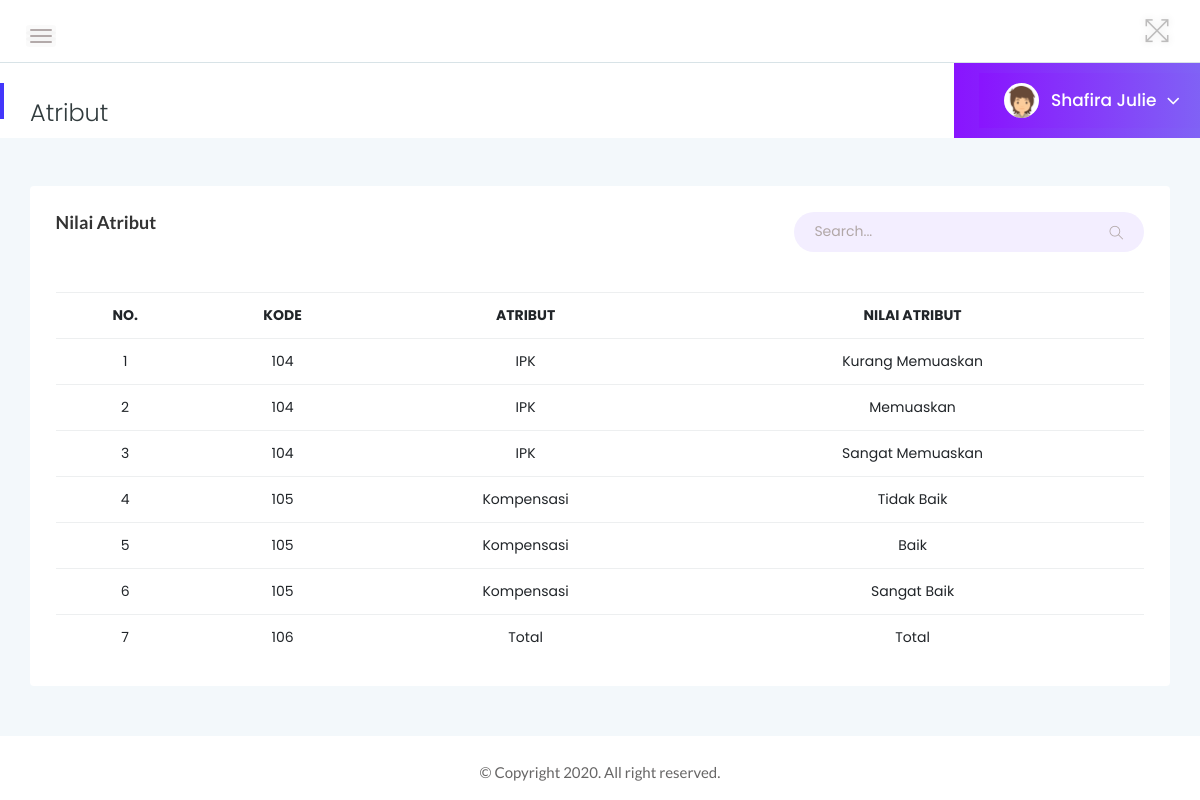
Page /admin/nilai_atribut/index.php (signed in) on the committed database.
### tables this page shows
CREATE TABLE `user` (
  `username` varchar(50) NOT NULL,
  `password` varchar(20) NOT NULL,
  `level` enum('Administrator','Mahasiswa') NOT NULL,
  `nama_lengkap` varchar(200) NOT NULL,
  `nim` varchar(50) DEFAULT NULL
);

CREATE TABLE `nilai_atribut` (
  `id_data_atribut` int(11) NOT NULL,
  `id_atribut2` int(5) NOT NULL,
  `nilai` varchar(30) NOT NULL
);

CREATE TABLE `atribut` (
  `id_atribut` int(5) NOT NULL,
  `atribut` varchar(30) NOT NULL
);

### admin/nilai_atribut/index.php (the view, shortened to what this page needs)
<?php
  include('../../connection.php');
?>
<!doctype html>
<html class="no-js" lang="en">
    <head>
    <link rel="stylesheet" href="../../assets/css/bootstrap.min.css">
    <link rel="stylesheet" href="../../assets/css/font-awesome.min.css">
    <link rel="stylesheet" href="../../assets/css/themify-icons.css">
    <link rel="stylesheet" href="../../assets/css/metisMenu.css">
    <link rel="stylesheet" href="../../assets/css/owl.carousel.min.css">
    <link rel="stylesheet" href="../../assets/css/slicknav.min.css">
    <link rel="stylesheet" href="https://www.amcharts.com/lib/3/plugins/export/export.css" type="text/css" media="all" />
    <link rel="stylesheet" href="../../assets/css/typography.css">
    <link rel="stylesheet" href="../../assets/css/default-css.css">
    <link rel="stylesheet" href="../../assets/css/styles.css">
    <link rel="stylesheet" href="../../assets/css/responsive.css">
    </head>
    <body>
        <div class="page-container">
            <div class="main-content">
                <div class="header-area">
                    <div class="row align-items-center">
                        <div class="col-md-6 col-sm-8 clearfix">
                            <div class="nav-btn pull-left">
                                <span></span>
                                <span></span>
                                <span></span>
                            </div>
                        </div>
                        <div class="col-md-6 col-sm-4 clearfix">
                            <ul class="notification-area pull-right">
                                <li id="full-view"><i class="ti-fullscreen"></i></li>
                            </ul>
                        </div>
                    </div>
                </div>
                <div class="page-title-area">
                    <div class="row align-items-center">
                        <div class="col-sm-6">
                            <div class="breadcrumbs-area clearfix">
                                <h4 class="page-title pull-left">Atribut</h4>
                            </div>
                        </div>
                        <div class="col-sm-6 clearfix">
                            <ul class="user-profile pull-right">
                                <li class="dropdown">
                                <?php
                                    $sesi = $_SESSION['username'];
                                    $query="SELECT nama_lengkap FROM user WHERE username='$sesi'";
                                    $result=mysqli_query($connection,$query);
                                    $row=mysqli_fetch_assoc($result);
                                    $namalengkap=$row['nama_lengkap'];
                                ?>
                                    <div class="user-profile pull-right">
                                        <img class="avatar user-thumb" src="../../assets/images/author/avatar.png" alt="avatar">
                                        <h4 class="user-name dropdown-toggle" data-toggle="dropdown"><?php echo $namalengkap; ?><i class="fa fa-angle-down"></i></h4>
                                    </div>
                                </li>
                            </ul>
                        </div>
                    </div>
                </div>
                <div class="main-content-inner">
                <div class="col-12 mt-5">
                    <div class="card">
                        <div class="card-body">
                          <div class="search-box pull-right">
                            <form action="#">
                              <input type="text" name="cari" placeholder="Search..." required>
                              <i class="ti-search"></i>
                            </form>
                          </div>
                          <h4 class="header-title">Nilai Atribut</h4>
                          <br><br>
                          <div class="single-table">
                            <div class="table-responsive">
                              <table class="table table-hover progress-table text-center" id="tabledit">
                                <thead class="text-uppercase">
                                  <tr>
                                    <td><b>No.</b></td>
                                    <td><b>Kode</b></td>
                                    <td><b>Atribut</b></td>
                                    <td><b>Nilai Atribut</b></td>
                                  </tr>
                                </thead>
                                <tbody>
                                  <tr>
                                    <?php
                                      if(isset($_GET['cari'])){
                                        $cari = $_GET['cari'];
                                        $data = mysqli_query($connection,"SELECT id_data_atribut, atribut,nilai,id_atribut2 FROM nilai_atribut INNER JOIN atribut ON id_atribut2=id_atribut where atribut like '%$cari%' or nilai like '%$cari%' or id_atribut2 like '%$cari%'");
                                      }else{
                                        $data = mysqli_query($connection,"SELECT id_data_atribut, atribut,nilai,id_atribut2 FROM nilai_atribut INNER JOIN atribut ON id_atribut2=id_atribut");
                                      }
                                      $no = 1;
                                      if(mysqli_num_rows($data) > 0) {
                                        while($d = mysqli_fetch_array($data)){
                                    ?>
                                    <td><?php echo $no++; ?></td>
                                    <td><?php echo $d['id_atribut2']; ?></td>
                                    <td><?php echo $d['atribut']; ?></td>
                                    <td><?php echo $d['nilai']; ?></td>
                                  </tr>
                                  <?php
                                      }
                                    } else {
                                      echo "<tr><td colspan=\"9\" align=\"center\">Data tidak ditemukan</td></tr>";
                                    }
                                  ?>
                                </tbody>
                              </table>
                            </div>
                          </div>
                        </div>
              </div>
            </div>
          </div>
        </div>
          <footer>
              <div class="footer-area">
                  <p>© Copyright 2020. All right reserved.</p>
              </div>
          </footer>
      </div>
    </body>
</html>

### assets/css/styles.css (style rules this page uses)
.page-container { width: 100%; height: 100%; min-height: 100vh; padding-left: 280px; -webkit-transition: padding-left 0.3s ease 0s; transition: padding-left 0.3s ease 0s; }
.sbar_collapsed.page-container { padding-left: 0; }
.card { border: none; border-radius: 4px; background-color: #fff; -webkit-transition: all 0.3s ease 0s; transition: all 0.3s ease 0s; }
.card-body { text-align: left; padding: 25.6px; padding: 1.6rem; font-family: 'Poppins', sans-serif; }
.main-content { width: 100%; background: #F3F8FB; }
.main-content-inner { padding: 30px 30px 50px; text-align: center; }
.main-content-inner .header-title, .alert, form { text-align: left; }
.header-area { padding: 15px 30px; background: #fff; border-bottom: 1px solid #d8e3e7; }
.nav-btn { margin: 10px 30px 0 0; cursor: pointer; }
.nav-btn span { display: block; width: 22px; height: 2px; background: #b3aaaa; margin: 4px 0; border-radius: 15px; -webkit-transition: all 0.3s ease 0s; transition: all 0.3s ease 0s; box-shadow: 0 0 0 4px rgba(99, 96, 96, 0.03); }
.nav-btn span:nth-child(2) { opacity: 0; }
.nav-btn span:first-child { -webkit-transform: rotate(45deg)translate(5px, 5px); transform: rotate(45deg)translate(5px, 5px); }
.nav-btn span:last-child { -webkit-transform: rotate(-45deg)translate(3px, -3px); transform: rotate(-45deg)translate(3px, -3px); }
.sbar_collapsed .nav-btn span { transform: none; opacity: 1; }
.search-box form { position: relative; }
.search-box input { width: 350px; border-radius: 33px; border: none; height: 40px; padding-left: 20px; padding-right: 40px; letter-spacing: 0; background: #f3eeff; }
.search-box form i { position: absolute; right: 21px; top: 14px; font-size: 14px; color: #b1a7a7; }
.notification-area { -webkit-user-select: none; -moz-user-select: none; -ms-user-select: none; user-select: none; position: relative; z-index: 1; }
.notification-area li { display: inline-block; margin-left: 20px; cursor: pointer; -webkit-user-select: none; -moz-user-select: none; -ms-user-select: none; user-select: none; }
.notification-area li>i { font-size: 26px; color: #bdbcbc; vertical-align: middle; text-shadow: 0 0 8px rgba(0, 0, 0, 0.12); -webkit-transition: color 0.3s ease 0s; transition: color 0.3s ease 0s; }
.notification-area li#full-view { display: inline-block; }
.page-title-area { padding: 0 30px; background: #fff; position: relative; }
.page-title-area:before { content: ''; position: absolute; left: 0; top: 50%; width: 4px; height: 36px; background: var(--primary-color); -webkit-transform: translateY(-50%); transform: translateY(-50%); }
.page-title { font-size: 24px; font-weight: 300; color: #313b3d; letter-spacing: 0; margin-top: 25px; margin-right: 30px; }
.user-profile { margin-right: -30px; display: -webkit-box; display: -ms-flexbox; display: flex; -webkit-box-align: center; -ms-flex-align: center; align-items: center; -ms-flex-wrap: wrap; flex-wrap: wrap; background: -webkit-linear-gradient(left, #8914fe 0%, #8063f5 100%); background: linear-gradient(to right, #8914fe 0%, #8063f5 100%); padding: 10px 25px; position: relative; }
.user-profile img.avatar { height: 35px; width: 35px; border-radius: 50%; margin-right: 12px; }
.user-name { font-size: 17px; font-weight: 500; color: #fff; letter-spacing: 0; cursor: pointer; -webkit-user-select: none; -moz-user-select: none; -ms-user-select: none; user-select: none; }
.user-name i { margin-left: 10px; font-size: 21px; vertical-align: middle; position: relative; }
.notification-area .dropdown-toggle, .user-name.dropdown-toggle { position: relative; }
.notification-area .dropdown-toggle:after, .user-name.dropdown-toggle:after { display: none; }
.header-title { font-family: 'Lato', sans-serif; font-size: 18px; font-weight: 600; letter-spacing: 0; color: #333; text-transform: capitalize; margin-bottom: 17px; }
.footer-area { text-align: center; padding: 23px 0 19px; background: #fff; }
.footer-area p { color: #676666; margin-bottom: 0; }
.single-table .table { margin-bottom: 0; }
table tr th, table tr td { border-top: 1px solid rgba(120, 130, 140, 0.13) !important; }

### rows in the picture
user: nama_lengkap "Shafira Julie"
nilai_atribut: id_atribut2 "104", id_atribut2.atribut "IPK", nilai "Kurang Memuaskan"
nilai_atribut: id_atribut2 "104", id_atribut2.atribut "IPK", nilai "Memuaskan"
nilai_atribut: id_atribut2 "104", id_atribut2.atribut "IPK", nilai "Sangat Memuaskan"
nilai_atribut: id_atribut2 "105", id_atribut2.atribut "Kompensasi", nilai "Tidak Baik"
nilai_atribut: id_atribut2 "105", id_atribut2.atribut "Kompensasi", nilai "Baik"
nilai_atribut: id_atribut2 "105", id_atribut2.atribut "Kompensasi", nilai "Sangat Baik"
nilai_atribut: id_atribut2 "106", id_atribut2.atribut "Total", nilai "Total"
